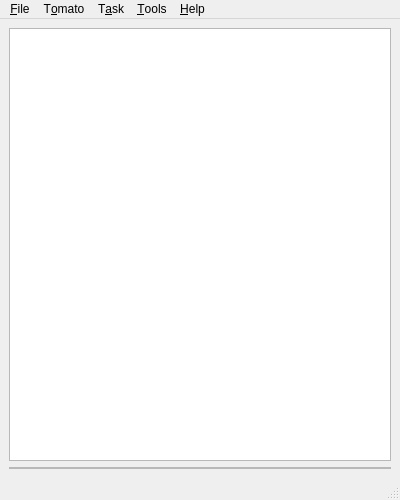
<?xml version="1.0" encoding="UTF-8"?>
<ui version="4.0">
 <class>MainWindow</class>
 <widget class="QMainWindow" name="MainWindow">
  <property name="geometry">
   <rect>
    <x>0</x>
    <y>0</y>
    <width>400</width>
    <height>500</height>
   </rect>
  </property>
  <property name="windowTitle">
   <string>MainWindow</string>
  </property>
  <widget class="QWidget" name="centralwidget">
   <layout class="QVBoxLayout" name="verticalLayout">
    <item>
     <widget class="TaskView" name="task_treeView">
      <property name="contextMenuPolicy">
       <enum>Qt::CustomContextMenu</enum>
      </property>
      <property name="acceptDrops">
       <bool>true</bool>
      </property>
      <property name="dragEnabled">
       <bool>true</bool>
      </property>
      <property name="dragDropMode">
       <enum>QAbstractItemView::DragDrop</enum>
      </property>
      <property name="defaultDropAction">
       <enum>Qt::MoveAction</enum>
      </property>
      <property name="alternatingRowColors">
       <bool>true</bool>
      </property>
     </widget>
    </item>
    <item>
     <widget class="QFrame" name="frame">
      <property name="frameShape">
       <enum>QFrame::StyledPanel</enum>
      </property>
      <property name="frameShadow">
       <enum>QFrame::Raised</enum>
      </property>
      <layout class="QHBoxLayout" name="horizontalLayout">
       <property name="leftMargin">
        <number>0</number>
       </property>
       <property name="topMargin">
        <number>0</number>
       </property>
       <property name="rightMargin">
        <number>0</number>
       </property>
       <property name="bottomMargin">
        <number>0</number>
       </property>
       <item>
        <widget class="TomatoWidget" name="tomato_widget" native="true"/>
       </item>
      </layout>
     </widget>
    </item>
   </layout>
  </widget>
  <widget class="QMenuBar" name="menubar">
   <property name="geometry">
    <rect>
     <x>0</x>
     <y>0</y>
     <width>400</width>
     <height>20</height>
    </rect>
   </property>
   <widget class="QMenu" name="file_menu">
    <property name="title">
     <string>&amp;File</string>
    </property>
    <addaction name="new_action"/>
    <addaction name="open_action"/>
    <addaction name="save_action"/>
    <addaction name="saveAs_action"/>
    <addaction name="close_action"/>
    <addaction name="separator"/>
    <addaction name="properties_action"/>
    <addaction name="separator"/>
    <addaction name="quit_action"/>
   </widget>
   <widget class="QMenu" name="task_menu">
    <property name="title">
     <string>T&amp;ask</string>
    </property>
    <addaction name="activateTask_action"/>
    <addaction name="separator"/>
    <addaction name="addTask_action"/>
    <addaction name="editTask_action"/>
    <addaction name="removeTask_action"/>
    <addaction name="removeAllTasks_action"/>
    <addaction name="separator"/>
    <addaction name="hideFinishedTasks_action"/>
    <addaction name="separator"/>
    <addaction name="expandAllTasks_action"/>
    <addaction name="collapseAllTasks_action"/>
   </widget>
   <widget class="QMenu" name="tools_menu">
    <property name="title">
     <string>&amp;Tools</string>
    </property>
    <addaction name="settings_action"/>
   </widget>
   <widget class="QMenu" name="help_menu">
    <property name="title">
     <string>&amp;Help</string>
    </property>
    <addaction name="about_action"/>
    <addaction name="aboutQt_action"/>
   </widget>
   <widget class="QMenu" name="tomato_menu">
    <property name="title">
     <string>T&amp;omato</string>
    </property>
    <addaction name="startTomato_action"/>
    <addaction name="stopTomato_action"/>
   </widget>
   <addaction name="file_menu"/>
   <addaction name="tomato_menu"/>
   <addaction name="task_menu"/>
   <addaction name="tools_menu"/>
   <addaction name="help_menu"/>
  </widget>
  <widget class="QStatusBar" name="statusbar"/>
  <action name="about_action">
   <property name="text">
    <string>&amp;About...</string>
   </property>
  </action>
  <action name="aboutQt_action">
   <property name="text">
    <string>About &amp;Qt...</string>
   </property>
  </action>
  <action name="settings_action">
   <property name="text">
    <string>&amp;Settings...</string>
   </property>
  </action>
  <action name="activateTask_action">
   <property name="text">
    <string>Ac&amp;tivate</string>
   </property>
  </action>
  <action name="addTask_action">
   <property name="text">
    <string>&amp;Add...</string>
   </property>
  </action>
  <action name="removeTask_action">
   <property name="text">
    <string>&amp;Remove...</string>
   </property>
  </action>
  <action name="removeAllTasks_action">
   <property name="text">
    <string>Remove a&amp;ll...</string>
   </property>
   <property name="toolTip">
    <string>Remove all</string>
   </property>
  </action>
  <action name="editTask_action">
   <property name="text">
    <string>&amp;Edit...</string>
   </property>
  </action>
  <action name="expandAllTasks_action">
   <property name="text">
    <string>E&amp;xpand all</string>
   </property>
  </action>
  <action name="collapseAllTasks_action">
   <property name="text">
    <string>&amp;Collapse all</string>
   </property>
  </action>
  <action name="startTomato_action">
   <property name="text">
    <string>S&amp;tart tomato</string>
   </property>
   <property name="toolTip">
    <string>Start tomato</string>
   </property>
  </action>
  <action name="stopTomato_action">
   <property name="text">
    <string>Sto&amp;p tomato</string>
   </property>
   <property name="toolTip">
    <string>Stop tomato</string>
   </property>
  </action>
  <action name="quit_action">
   <property name="text">
    <string>&amp;Quit...</string>
   </property>
  </action>
  <action name="open_action">
   <property name="text">
    <string>&amp;Open...</string>
   </property>
   <property name="toolTip">
    <string>Open</string>
   </property>
  </action>
  <action name="save_action">
   <property name="text">
    <string>&amp;Save</string>
   </property>
   <property name="toolTip">
    <string>Save</string>
   </property>
  </action>
  <action name="saveAs_action">
   <property name="text">
    <string>Save &amp;as...</string>
   </property>
   <property name="toolTip">
    <string>Save as</string>
   </property>
  </action>
  <action name="new_action">
   <property name="text">
    <string>&amp;New...</string>
   </property>
   <property name="toolTip">
    <string>New</string>
   </property>
  </action>
  <action name="properties_action">
   <property name="text">
    <string>&amp;Properties...</string>
   </property>
   <property name="toolTip">
    <string>Properties</string>
   </property>
  </action>
  <action name="close_action">
   <property name="text">
    <string>&amp;Close...</string>
   </property>
   <property name="toolTip">
    <string>Close</string>
   </property>
  </action>
  <action name="hideFinishedTasks_action">
   <property name="checkable">
    <bool>true</bool>
   </property>
   <property name="text">
    <string>&amp;Hide finished tasks</string>
   </property>
  </action>
 </widget>
 <customwidgets>
  <customwidget>
   <class>TaskView</class>
   <extends>QTreeView</extends>
   <header location="global">taskview.h</header>
  </customwidget>
  <customwidget>
   <class>TomatoWidget</class>
   <extends>QWidget</extends>
   <header>tomatowidget.h</header>
   <container>1</container>
  </customwidget>
 </customwidgets>
 <tabstops>
  <tabstop>task_treeView</tabstop>
 </tabstops>
 <resources/>
 <connections/>
</ui>
